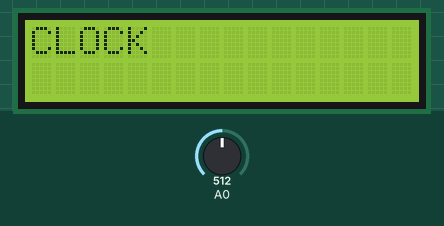
Simulated run of this sketch. Board: Arduino Uno, built with avr-gcc and run on an emulated ATmega328P. Shown: 16×2 character LCD. The test bench sets the inputs (shaded band); at power-on: A0 = 512.

Above: at 0.16 s.
1.3 s: A0 set to 789
At 1.6 s:
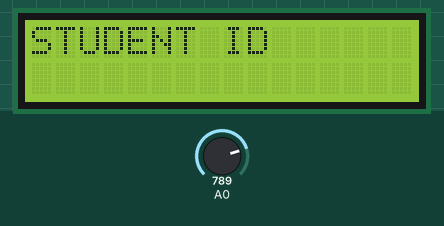
2.8 s: A0 set to 816
At 4.1 s:
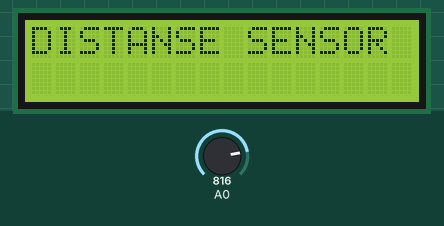
4.4 s: A0 set to 790
At 4.84 s:
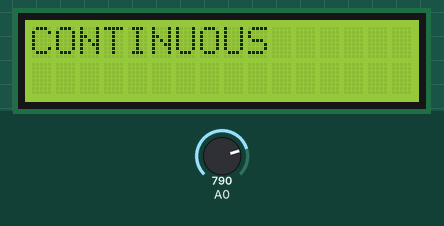
7.2 s: A0 set to 810
Timing chart, 0 to 9.7 s (numbered marks = the images above; inputs shaded):
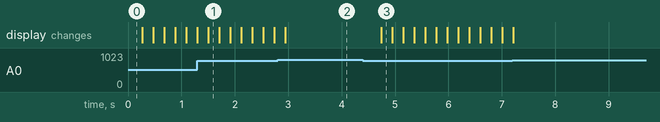

The sketch:

draft_lcd_assign.ino
```cpp
#include <LiquidCrystal.h>

LiquidCrystal lcd(8,9,4,5,6,7);
int mode = 0;
int state =0;
#define btnUP 0
#define btnDOWN 1
#define btnRIGHT 2
#define btnLEFT 3
#define btnSELECT 4
#define btnNONE 5

void setup() {
lcd.begin(16,2);
lcd.print("CLOCK");
lcd.setCursor(0,1);
 ADMUX |=(1<<REFS0);
 ADMUX &=~(1<<REFS1);
 ADMUX &=~(1<<ADLAR);
ADCSRA |=(1<<ADEN)|  (1<<ADSC)|(1<<ADPS2)|(1<<ADPS1)|(1<<ADPS0);

}

int read_lcd_buttons(){

ADMUX  &=~(1<<MUX0);    //<----Set Multiplexor Value to pin A0
 ADMUX  &=~(1<<MUX1);
 ADMUX  &=~(1<<MUX2);
 ADMUX  &=~(1<<MUX3);
 ADCSRA |=(1<<ADSC);      //<---- Start ADC conversion bit
  while(ADCSRA!=ADCSRA &~(1<<ADIF)) //<---- Create a condition that waits for ADC conversion interrupt flag
    ADCSRA &=~(1<<ADIF);

    delay(200);
    return ADC;

}


void loop(){
int x;
x= read_lcd_buttons();
if (x<80){    //right button

}
if (x<200){       // up button

}
if (x<400){     // down button

}
if (x<600){       // left button

}
if(x<800){
  //select button
  mode ++;
}
 if (mode != state){
  switch (abs(mode))
  {
    case 0:
    lcd.clear();
    lcd.home();
    lcd.print("CLOCK");
    lcd.setCursor(0,1);
    break;

    case 1:
     lcd.clear();
    lcd.home();
    lcd.print("STUDENT ID");
    break;


    case 2:

    lcd.clear();
    lcd.home();
    lcd.print("DISTANSE SENSOR");
    break;


    case 3:
     lcd.clear();
    lcd.home();
    lcd.print("CONTINUOUS");
    break;

    case 4:
    lcd.clear();
    lcd.home();
    lcd.print("STEP");
    break;


    case 5:
    lcd.clear();
    lcd.home();
    lcd.print("LINK");
    break;


     default :
     lcd.clear();
     lcd.home();
     lcd.print("CLOCK");
     lcd.setCursor(0,1);

  }

  state=mode;
  if (mode==6){
    mode=0;
  }
 }
}
```

Measured:
- the behaviour switches between 799 and 800 on A0 (found by bisection; images 1 and 2)
- after the input at 4.4 s, the display: changes after 0.35 s (image 3)
